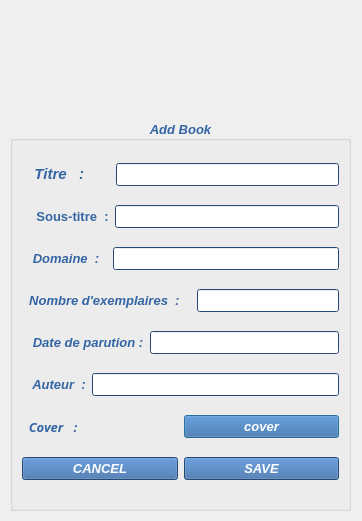
<?xml version="1.0" encoding="UTF-8"?>
<ui version="4.0">
 <class>addbook</class>
 <widget class="QDialog" name="addbook">
  <property name="geometry">
   <rect>
    <x>0</x>
    <y>0</y>
    <width>362</width>
    <height>521</height>
   </rect>
  </property>
  <property name="windowTitle">
   <string>Dialog</string>
  </property>
  <widget class="QLabel" name="label">
   <property name="geometry">
    <rect>
     <x>80</x>
     <y>10</y>
     <width>231</width>
     <height>101</height>
    </rect>
   </property>
   <property name="text">
    <string/>
   </property>
   <property name="pixmap">
    <pixmap resource="images.qrc">:/new/icons/Asset 2@2x.png</pixmap>
   </property>
  </widget>
  <widget class="QGroupBox" name="groupBox">
   <property name="geometry">
    <rect>
     <x>10</x>
     <y>120</y>
     <width>341</width>
     <height>391</height>
    </rect>
   </property>
   <property name="palette">
    <palette>
     <active>
      <colorrole role="WindowText">
       <brush brushstyle="SolidPattern">
        <color alpha="255">
         <red>52</red>
         <green>101</green>
         <blue>164</blue>
        </color>
       </brush>
      </colorrole>
      <colorrole role="Button">
       <brush brushstyle="SolidPattern">
        <color alpha="255">
         <red>52</red>
         <green>101</green>
         <blue>164</blue>
        </color>
       </brush>
      </colorrole>
      <colorrole role="Light">
       <brush brushstyle="SolidPattern">
        <color alpha="255">
         <red>78</red>
         <green>152</green>
         <blue>246</blue>
        </color>
       </brush>
      </colorrole>
      <colorrole role="Midlight">
       <brush brushstyle="SolidPattern">
        <color alpha="255">
         <red>65</red>
         <green>126</green>
         <blue>205</blue>
        </color>
       </brush>
      </colorrole>
      <colorrole role="Dark">
       <brush brushstyle="SolidPattern">
        <color alpha="255">
         <red>26</red>
         <green>50</green>
         <blue>82</blue>
        </color>
       </brush>
      </colorrole>
      <colorrole role="Mid">
       <brush brushstyle="SolidPattern">
        <color alpha="255">
         <red>34</red>
         <green>67</green>
         <blue>109</blue>
        </color>
       </brush>
      </colorrole>
      <colorrole role="Text">
       <brush brushstyle="SolidPattern">
        <color alpha="255">
         <red>0</red>
         <green>0</green>
         <blue>0</blue>
        </color>
       </brush>
      </colorrole>
      <colorrole role="BrightText">
       <brush brushstyle="SolidPattern">
        <color alpha="255">
         <red>255</red>
         <green>255</green>
         <blue>255</blue>
        </color>
       </brush>
      </colorrole>
      <colorrole role="ButtonText">
       <brush brushstyle="SolidPattern">
        <color alpha="255">
         <red>255</red>
         <green>255</green>
         <blue>255</blue>
        </color>
       </brush>
      </colorrole>
      <colorrole role="Base">
       <brush brushstyle="SolidPattern">
        <color alpha="255">
         <red>255</red>
         <green>255</green>
         <blue>255</blue>
        </color>
       </brush>
      </colorrole>
      <colorrole role="Window">
       <brush brushstyle="SolidPattern">
        <color alpha="255">
         <red>52</red>
         <green>101</green>
         <blue>164</blue>
        </color>
       </brush>
      </colorrole>
      <colorrole role="Shadow">
       <brush brushstyle="SolidPattern">
        <color alpha="255">
         <red>0</red>
         <green>0</green>
         <blue>0</blue>
        </color>
       </brush>
      </colorrole>
      <colorrole role="AlternateBase">
       <brush brushstyle="SolidPattern">
        <color alpha="255">
         <red>153</red>
         <green>178</green>
         <blue>209</blue>
        </color>
       </brush>
      </colorrole>
      <colorrole role="ToolTipBase">
       <brush brushstyle="SolidPattern">
        <color alpha="255">
         <red>255</red>
         <green>255</green>
         <blue>220</blue>
        </color>
       </brush>
      </colorrole>
      <colorrole role="ToolTipText">
       <brush brushstyle="SolidPattern">
        <color alpha="255">
         <red>0</red>
         <green>0</green>
         <blue>0</blue>
        </color>
       </brush>
      </colorrole>
     </active>
     <inactive>
      <colorrole role="WindowText">
       <brush brushstyle="SolidPattern">
        <color alpha="255">
         <red>52</red>
         <green>101</green>
         <blue>164</blue>
        </color>
       </brush>
      </colorrole>
      <colorrole role="Button">
       <brush brushstyle="SolidPattern">
        <color alpha="255">
         <red>52</red>
         <green>101</green>
         <blue>164</blue>
        </color>
       </brush>
      </colorrole>
      <colorrole role="Light">
       <brush brushstyle="SolidPattern">
        <color alpha="255">
         <red>78</red>
         <green>152</green>
         <blue>246</blue>
        </color>
       </brush>
      </colorrole>
      <colorrole role="Midlight">
       <brush brushstyle="SolidPattern">
        <color alpha="255">
         <red>65</red>
         <green>126</green>
         <blue>205</blue>
        </color>
       </brush>
      </colorrole>
      <colorrole role="Dark">
       <brush brushstyle="SolidPattern">
        <color alpha="255">
         <red>26</red>
         <green>50</green>
         <blue>82</blue>
        </color>
       </brush>
      </colorrole>
      <colorrole role="Mid">
       <brush brushstyle="SolidPattern">
        <color alpha="255">
         <red>34</red>
         <green>67</green>
         <blue>109</blue>
        </color>
       </brush>
      </colorrole>
      <colorrole role="Text">
       <brush brushstyle="SolidPattern">
        <color alpha="255">
         <red>0</red>
         <green>0</green>
         <blue>0</blue>
        </color>
       </brush>
      </colorrole>
      <colorrole role="BrightText">
       <brush brushstyle="SolidPattern">
        <color alpha="255">
         <red>255</red>
         <green>255</green>
         <blue>255</blue>
        </color>
       </brush>
      </colorrole>
      <colorrole role="ButtonText">
       <brush brushstyle="SolidPattern">
        <color alpha="255">
         <red>255</red>
         <green>255</green>
         <blue>255</blue>
        </color>
       </brush>
      </colorrole>
      <colorrole role="Base">
       <brush brushstyle="SolidPattern">
        <color alpha="255">
         <red>255</red>
         <green>255</green>
         <blue>255</blue>
        </color>
       </brush>
      </colorrole>
      <colorrole role="Window">
       <brush brushstyle="SolidPattern">
        <color alpha="255">
         <red>52</red>
         <green>101</green>
         <blue>164</blue>
        </color>
       </brush>
      </colorrole>
      <colorrole role="Shadow">
       <brush brushstyle="SolidPattern">
        <color alpha="255">
         <red>0</red>
         <green>0</green>
         <blue>0</blue>
        </color>
       </brush>
      </colorrole>
      <colorrole role="AlternateBase">
       <brush brushstyle="SolidPattern">
        <color alpha="255">
         <red>153</red>
         <green>178</green>
         <blue>209</blue>
        </color>
       </brush>
      </colorrole>
      <colorrole role="ToolTipBase">
       <brush brushstyle="SolidPattern">
        <color alpha="255">
         <red>255</red>
         <green>255</green>
         <blue>220</blue>
        </color>
       </brush>
      </colorrole>
      <colorrole role="ToolTipText">
       <brush brushstyle="SolidPattern">
        <color alpha="255">
         <red>0</red>
         <green>0</green>
         <blue>0</blue>
        </color>
       </brush>
      </colorrole>
     </inactive>
     <disabled>
      <colorrole role="WindowText">
       <brush brushstyle="SolidPattern">
        <color alpha="255">
         <red>26</red>
         <green>50</green>
         <blue>82</blue>
        </color>
       </brush>
      </colorrole>
      <colorrole role="Button">
       <brush brushstyle="SolidPattern">
        <color alpha="255">
         <red>52</red>
         <green>101</green>
         <blue>164</blue>
        </color>
       </brush>
      </colorrole>
      <colorrole role="Light">
       <brush brushstyle="SolidPattern">
        <color alpha="255">
         <red>78</red>
         <green>152</green>
         <blue>246</blue>
        </color>
       </brush>
      </colorrole>
      <colorrole role="Midlight">
       <brush brushstyle="SolidPattern">
        <color alpha="255">
         <red>65</red>
         <green>126</green>
         <blue>205</blue>
        </color>
       </brush>
      </colorrole>
      <colorrole role="Dark">
       <brush brushstyle="SolidPattern">
        <color alpha="255">
         <red>26</red>
         <green>50</green>
         <blue>82</blue>
        </color>
       </brush>
      </colorrole>
      <colorrole role="Mid">
       <brush brushstyle="SolidPattern">
        <color alpha="255">
         <red>34</red>
         <green>67</green>
         <blue>109</blue>
        </color>
       </brush>
      </colorrole>
      <colorrole role="Text">
       <brush brushstyle="SolidPattern">
        <color alpha="255">
         <red>26</red>
         <green>50</green>
         <blue>82</blue>
        </color>
       </brush>
      </colorrole>
      <colorrole role="BrightText">
       <brush brushstyle="SolidPattern">
        <color alpha="255">
         <red>255</red>
         <green>255</green>
         <blue>255</blue>
        </color>
       </brush>
      </colorrole>
      <colorrole role="ButtonText">
       <brush brushstyle="SolidPattern">
        <color alpha="255">
         <red>26</red>
         <green>50</green>
         <blue>82</blue>
        </color>
       </brush>
      </colorrole>
      <colorrole role="Base">
       <brush brushstyle="SolidPattern">
        <color alpha="255">
         <red>52</red>
         <green>101</green>
         <blue>164</blue>
        </color>
       </brush>
      </colorrole>
      <colorrole role="Window">
       <brush brushstyle="SolidPattern">
        <color alpha="255">
         <red>52</red>
         <green>101</green>
         <blue>164</blue>
        </color>
       </brush>
      </colorrole>
      <colorrole role="Shadow">
       <brush brushstyle="SolidPattern">
        <color alpha="255">
         <red>0</red>
         <green>0</green>
         <blue>0</blue>
        </color>
       </brush>
      </colorrole>
      <colorrole role="AlternateBase">
       <brush brushstyle="SolidPattern">
        <color alpha="255">
         <red>52</red>
         <green>101</green>
         <blue>164</blue>
        </color>
       </brush>
      </colorrole>
      <colorrole role="ToolTipBase">
       <brush brushstyle="SolidPattern">
        <color alpha="255">
         <red>255</red>
         <green>255</green>
         <blue>220</blue>
        </color>
       </brush>
      </colorrole>
      <colorrole role="ToolTipText">
       <brush brushstyle="SolidPattern">
        <color alpha="255">
         <red>0</red>
         <green>0</green>
         <blue>0</blue>
        </color>
       </brush>
      </colorrole>
     </disabled>
    </palette>
   </property>
   <property name="font">
    <font>
     <pointsize>10</pointsize>
     <weight>75</weight>
     <italic>true</italic>
     <bold>true</bold>
    </font>
   </property>
   <property name="title">
    <string>Add Book</string>
   </property>
   <property name="alignment">
    <set>Qt::AlignCenter</set>
   </property>
   <layout class="QVBoxLayout" name="verticalLayout">
    <item>
     <layout class="QHBoxLayout" name="horizontalLayout">
      <item>
       <widget class="QLabel" name="label_2">
        <property name="font">
         <font>
          <pointsize>11</pointsize>
          <weight>75</weight>
          <italic>true</italic>
          <bold>true</bold>
         </font>
        </property>
        <property name="cursor">
         <cursorShape>IBeamCursor</cursorShape>
        </property>
        <property name="mouseTracking">
         <bool>true</bool>
        </property>
        <property name="focusPolicy">
         <enum>Qt::StrongFocus</enum>
        </property>
        <property name="contextMenuPolicy">
         <enum>Qt::DefaultContextMenu</enum>
        </property>
        <property name="acceptDrops">
         <bool>true</bool>
        </property>
        <property name="text">
         <string>   Titre   :      </string>
        </property>
        <property name="margin">
         <number>0</number>
        </property>
       </widget>
      </item>
      <item>
       <widget class="QLineEdit" name="titre">
        <property name="text">
         <string/>
        </property>
       </widget>
      </item>
     </layout>
    </item>
    <item>
     <layout class="QHBoxLayout" name="horizontalLayout_2">
      <item>
       <widget class="QLabel" name="label_3">
        <property name="font">
         <font>
          <pointsize>10</pointsize>
          <weight>75</weight>
          <italic>false</italic>
          <bold>true</bold>
         </font>
        </property>
        <property name="text">
         <string>    Sous-titre  :</string>
        </property>
       </widget>
      </item>
      <item>
       <widget class="QLineEdit" name="soustitre">
        <property name="text">
         <string/>
        </property>
       </widget>
      </item>
     </layout>
    </item>
    <item>
     <layout class="QHBoxLayout" name="horizontalLayout_3">
      <item>
       <widget class="QLabel" name="label_4">
        <property name="font">
         <font>
          <pointsize>10</pointsize>
          <weight>75</weight>
          <italic>true</italic>
          <bold>true</bold>
         </font>
        </property>
        <property name="text">
         <string>   Domaine  :  </string>
        </property>
       </widget>
      </item>
      <item>
       <widget class="QLineEdit" name="domaine"/>
      </item>
     </layout>
    </item>
    <item>
     <layout class="QHBoxLayout" name="horizontalLayout_4">
      <item>
       <widget class="QLabel" name="label_5">
        <property name="font">
         <font>
          <pointsize>10</pointsize>
          <weight>75</weight>
          <italic>true</italic>
          <bold>true</bold>
         </font>
        </property>
        <property name="text">
         <string>  Nombre d'exemplaires  :   </string>
        </property>
       </widget>
      </item>
      <item>
       <widget class="QLineEdit" name="nb"/>
      </item>
     </layout>
    </item>
    <item>
     <layout class="QHBoxLayout" name="horizontalLayout_5">
      <item>
       <widget class="QLabel" name="label_6">
        <property name="font">
         <font>
          <pointsize>10</pointsize>
          <weight>75</weight>
          <italic>true</italic>
          <bold>true</bold>
         </font>
        </property>
        <property name="text">
         <string>   Date de parution :</string>
        </property>
       </widget>
      </item>
      <item>
       <widget class="QLineEdit" name="date"/>
      </item>
     </layout>
    </item>
    <item>
     <layout class="QHBoxLayout" name="horizontalLayout_6">
      <item>
       <widget class="QLabel" name="label_7">
        <property name="font">
         <font>
          <pointsize>10</pointsize>
          <weight>75</weight>
          <italic>true</italic>
          <bold>true</bold>
         </font>
        </property>
        <property name="text">
         <string>   Auteur  :</string>
        </property>
       </widget>
      </item>
      <item>
       <widget class="QLineEdit" name="auteur"/>
      </item>
     </layout>
    </item>
    <item>
     <layout class="QHBoxLayout" name="horizontalLayout_7">
      <item>
       <widget class="QLabel" name="label_8">
        <property name="font">
         <font>
          <family>Noto Sans CJK JP DemiLight</family>
          <pointsize>10</pointsize>
          <weight>75</weight>
          <italic>true</italic>
          <bold>true</bold>
         </font>
        </property>
        <property name="text">
         <string>  Cover   :</string>
        </property>
       </widget>
      </item>
      <item>
       <widget class="QPushButton" name="cover">
        <property name="text">
         <string>cover</string>
        </property>
       </widget>
      </item>
     </layout>
    </item>
    <item>
     <layout class="QHBoxLayout" name="horizontalLayout_8">
      <item>
       <widget class="QPushButton" name="cancel">
        <property name="text">
         <string>CANCEL</string>
        </property>
       </widget>
      </item>
      <item>
       <widget class="QPushButton" name="save">
        <property name="text">
         <string>SAVE</string>
        </property>
       </widget>
      </item>
     </layout>
    </item>
   </layout>
  </widget>
 </widget>
 <resources>
  <include location="images.qrc"/>
 </resources>
 <connections/>
</ui>
